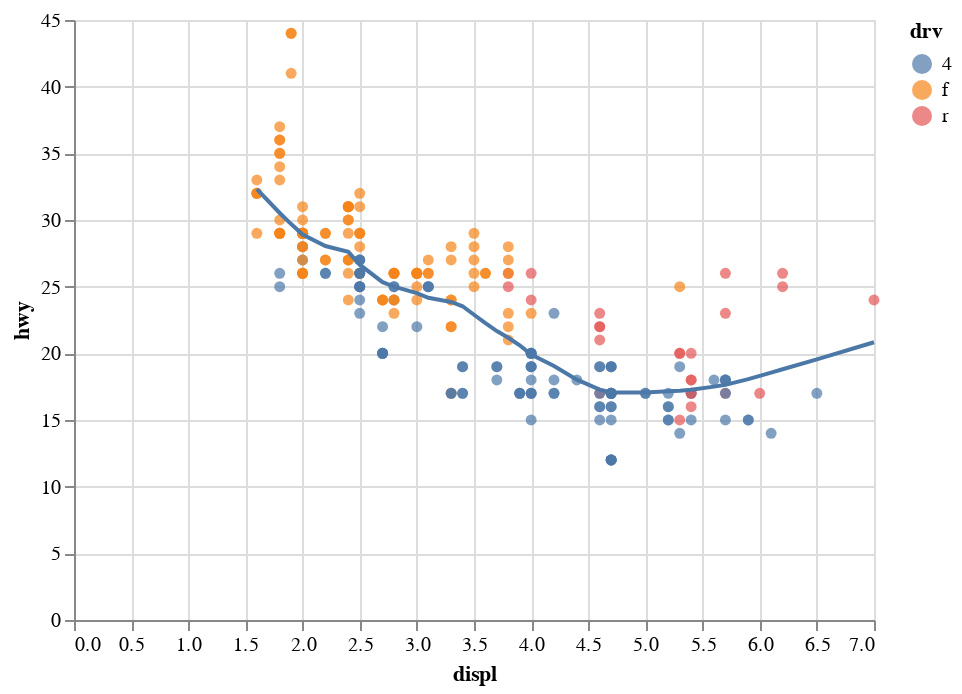

Source (notebook cell):
### Code cell
chart.properties()

### Figure 1 — Vega-Lite specification as saved in the notebook (floating-point values rounded to 4 significant figures; data arrays with more than 128 entries replaced by an {"elided": "..."} marker saying what was removed)
{"config": {"view": {"continuousWidth": 400, "continuousHeight": 300}}, "layer": [{"mark": "circle", "encoding": {"color": {"field": "drv", "type": "nominal"}, "x": {"field": "displ", "type": "quantitative"}, "y": {"field": "hwy", "type": "quantitative"}}}, {"mark": "line", "encoding": {"x": {"field": "displ", "type": "quantitative"}, "y": {"field": "hwy", "type": "quantitative"}}, "transform": [{"loess": "hwy", "on": "displ"}]}], "data": {"name": "data-784d2a789a5f3a352263a16b6c4cd367"}, "$schema": "https://vega.github.io/schema/vega-lite/v4.17.0.json", "datasets": {"data-784d2a789a5f3a352263a16b6c4cd367": {"elided": "234 records"}}}
